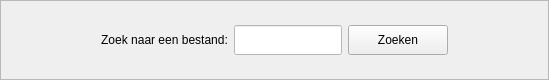
                               <widget class="QFrame" name="frame_12">
                                <property name="maximumSize">
                                 <size>
                                  <width>16777215</width>
                                  <height>80</height>
                                 </size>
                                </property>
                                <property name="frameShape">
                                 <enum>QFrame::StyledPanel</enum>
                                </property>
                                <property name="frameShadow">
                                 <enum>QFrame::Raised</enum>
                                </property>
                                <layout class="QGridLayout" name="gridLayout_7">
                                 <property name="leftMargin">
                                  <number>100</number>
                                 </property>
                                 <property name="rightMargin">
                                  <number>100</number>
                                 </property>
                                 <item row="1" column="1">
                                  <widget class="QLabel" name="label_7">
                                   <property name="styleSheet">
                                    <string notr="true">font: 75 14pt &quot;Roboto Condensed&quot;;</string>
                                   </property>
                                   <property name="text">
                                    <string>Zoek naar een bestand:</string>
                                   </property>
                                   <property name="alignment">
                                    <set>Qt::AlignCenter</set>
                                   </property>
                                  </widget>
                                 </item>
                                 <item row="1" column="2">
                                  <widget class="QLineEdit" name="zoek_entry">
                                   <property name="minimumSize">
                                    <size>
                                     <width>0</width>
                                     <height>30</height>
                                    </size>
                                   </property>
                                   <property name="styleSheet">
                                    <string notr="true">background-color:#fff;</string>
                                   </property>
                                  </widget>
                                 </item>
                                 <item row="1" column="3">
                                  <widget class="QPushButton" name="btnSearchZoekSVO">
                                   <property name="minimumSize">
                                    <size>
                                     <width>100</width>
                                     <height>30</height>
                                    </size>
                                   </property>
                                   <property name="text">
                                    <string>Zoeken</string>
                                   </property>
                                  </widget>
                                 </item>
                                </layout>
                               </widget>
